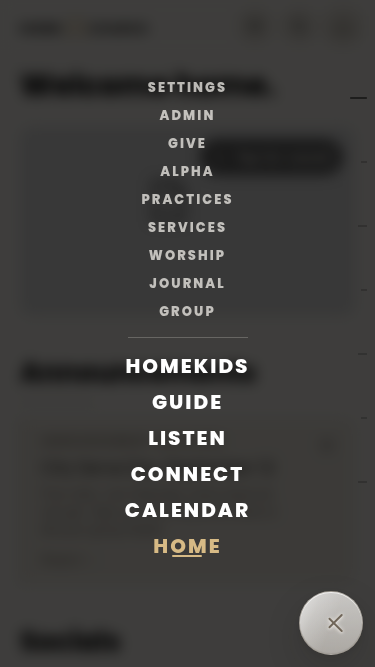
#> input picture live-menu.png, 375 x 667 px
$ python resize_screenshots.py 12.9 ../live-menu.png --out out
#> lines starting #> are read from the running program, lines starting #| are printed output that depends on the picture
#!/usr/bin/env python3
"""
Home Church, App Store screenshots at a second display size.

Takes screenshots that already exist, at any size, and re-cuts them to one of
Apple's exact portrait specs. Written for the 6.5 inch slot, which is what
device captures from a modern iPhone do not match on their own.

    python3 scripts/resize_screenshots.py 6.5 screenshots/*.png -o screenshots/6.5

READ THIS BEFORE YOU USE IT. Only the 6.9 inch size is required, as section 4
of SUBMISSION_KIT.md says and as `scripts/preflight.js` enforces. Apple scales
6.9 down for every smaller device on its own, and its scaler is as good as this
one. Reach for this script when you actually need a separate 6.5 inch upload,
such as a slot that is already populated with older images and will not take
the 6.9 set. Otherwise, do not: a second set is a second thing to keep honest
when the guide changes, and section 4 exists because stale screenshots are a
small lie on the store page.

Prefer `node scripts/make_screenshots.js` over this for anything it can render.
Rendering at the real logical resolution lays the page out the way the device
does; rescaling afterwards only resamples pixels that were laid out for some
other phone. This script is the fallback for images you cannot re-render.
"""

import argparse
import sys
from pathlib import Path

from PIL import Image

# Portrait pixel dimensions Apple accepts, per display slot.
SPECS = {
    "6.9": (1320, 2868),
    "6.7": (1290, 2796),
    "6.5": (1242, 2688),
    "5.5": (1242, 2208),
    "12.9": (2048, 2732),
}

# How much aspect mismatch we will absorb by cropping instead of padding.
# 6.9 to 6.5 is a 0.4% difference, which is eleven rows off a 2868 tall image
# and lands in the status bar margin. Past this, bars are the honest option.
CROP_TOLERANCE = 0.02


def edge_colour(img):
    """Average the four edges, so any padding matches the screenshot's own
    background rather than introducing a black or white band the app never
    shows. The app is near black in dark mode and off white in light."""
    w, h = img.size
    px = []
    for x in range(0, w, max(1, w // 64)):
        px.extend([img.getpixel((x, 0)), img.getpixel((x, h - 1))])
    for y in range(0, h, max(1, h // 64)):
        px.extend([img.getpixel((0, y)), img.getpixel((w - 1, y))])
    return tuple(sum(c[i] for c in px) // len(px) for i in range(3))


def convert(src, target, dest):
#> called with target = (2048, 2732)
    tw, th = target
    img = Image.open(src)
#> img is the input picture: PIL image 375x667 RGB; mean R, G, B 63.8, 63, 61.7

    # Flatten alpha onto the image's own background. App Store Connect rejects
    # any screenshot carrying an alpha channel, which is the same rule
    # preflight.js checks for the 6.9 set.
    if img.mode in ("RGBA", "LA", "P"):
        img = img.convert("RGBA")
        flat = Image.new("RGB", img.size, edge_colour(img.convert("RGB")))
        flat.paste(img, mask=img.split()[-1])
        img = flat
    else:
        img = img.convert("RGB")

    sw, sh = img.size
#> sw = 375; sh = 667
    if abs((sw / sh) - (tw / th)) / (tw / th) <= CROP_TOLERANCE:
        # Close enough to fill the frame. Crop the sliver rather than show bars.
        scale = max(tw / sw, th / sh)
        rw, rh = round(sw * scale), round(sh * scale)
        img = img.resize((rw, rh), Image.LANCZOS)
        left, top = (rw - tw) // 2, (rh - th) // 2
        out = img.crop((left, top, left + tw, top + th))
        how = f"filled, cropped {rw - tw}x{rh - th}px"
    else:
        # Too far off to crop without eating real content, so pad instead.
        scale = min(tw / sw, th / sh)
#> scale = 4.1
        rw, rh = round(sw * scale), round(sh * scale)
#> rw = 1536; rh = 2732
        img = img.resize((rw, rh), Image.LANCZOS)
#> img: PIL image 1536x2732 RGB
        out = Image.new("RGB", (tw, th), edge_colour(img))
#> after the loop in edge_colour, `for x in range(0, w, max(1, w // 64)):`: px = 128 items, first 6: (62, 61, 60), (62, 61, 60), (62, 61, 60), (62, 61, 60), (62, 61, 60), (62, 61, 60)
#> after the loop in edge_colour, `for y in range(0, h, max(1, h // 64)):`: px = 260 items, first 6: (62, 61, 60), (62, 61, 60), (62, 61, 60), (62, 61, 60), (62, 61, 60), (62, 61, 60)
        out.paste(img, ((tw - rw) // 2, (th - rh) // 2))
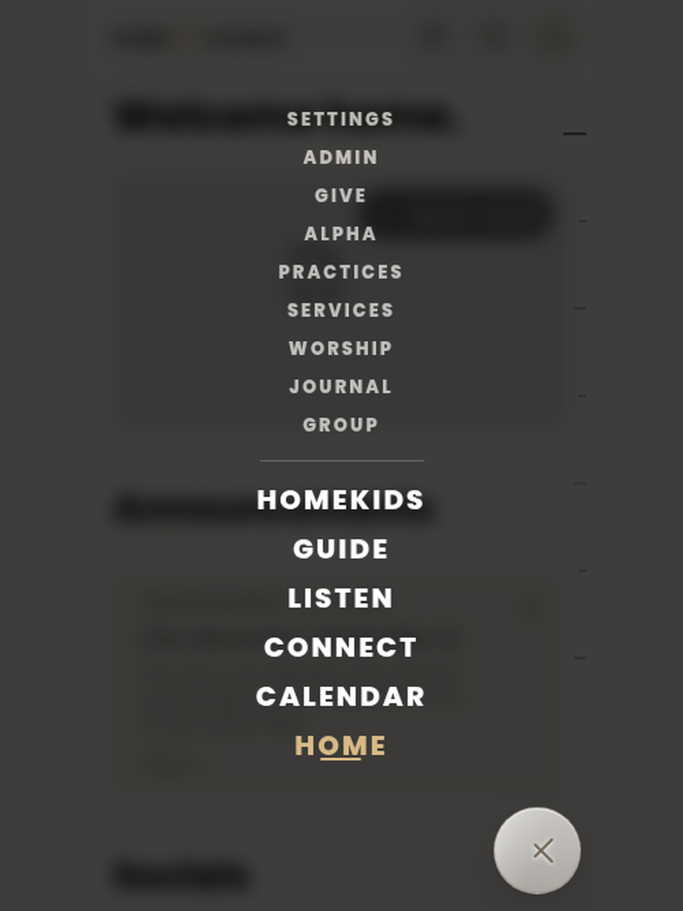
#> out: PIL image 2048x2732 RGB (shown at 1/3 size); mean R, G, B 63.1, 62.2, 61
        how = f"fitted, padded {tw - rw}x{th - rh}px"
#> how = 'fitted, padded 512x0px'

    dest.parent.mkdir(parents=True, exist_ok=True)
    out.save(dest, "PNG", optimize=True)  # nothing from the source is carried over
    return sw, sh, how


def main():
    ap = argparse.ArgumentParser()
    ap.add_argument("spec", choices=sorted(SPECS), help='display size, e.g. "6.5"')
    ap.add_argument("sources", nargs="+", type=Path)
    ap.add_argument("-o", "--out", type=Path, required=True, help="output directory")
    args = ap.parse_args()

    target = SPECS[args.spec]
    for src in args.sources:
        if not src.is_file():
            sys.exit(f"not a file: {src}")
        dest = args.out / src.name
        sw, sh, how = convert(src, target, dest)
#> sw = 375; sh = 667; how = 'fitted, padded 512x0px'
        print(f"{src.name}: {sw}x{sh} -> {target[0]}x{target[1]} "
#> (the run stopped early here; a loop or call above may not have finished)
